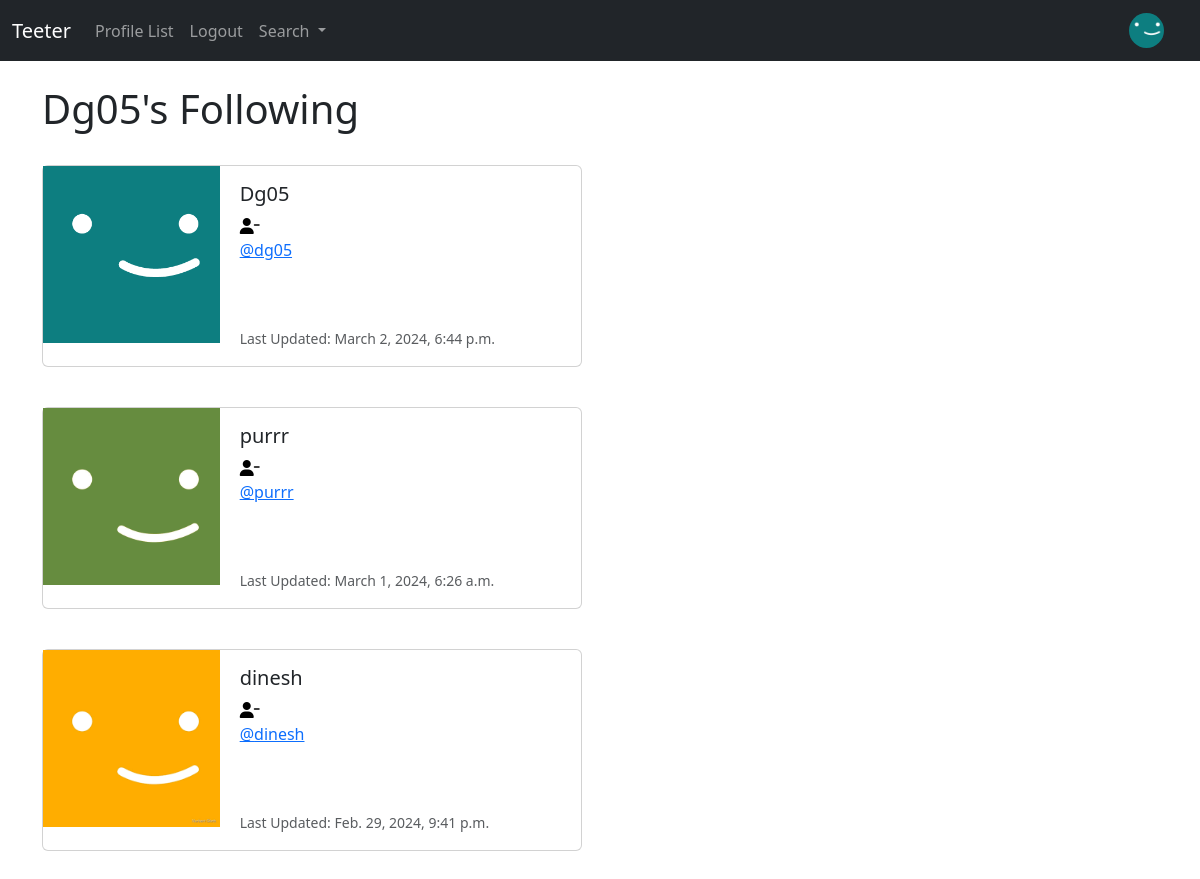
/profile/following/1 (signed in), run on the app's committed database.
### teeter/models.py (models this page shows, shortened)
class Profile(models.Model):
    user = models.OneToOneField(User, on_delete=models.CASCADE)
    follows = models.ManyToManyField("self",
        related_name="followed_by",
        symmetrical=False,
        blank=True)
    date_modified = models.DateTimeField(User, auto_now=True)
    profile_image = models.ImageField(null=True, blank=True, upload_to='images/')
    profile_bio = models.CharField(null=True, blank=True, max_length=500)
    website_link = models.CharField(null=True, blank=True, max_length=150)
    instagram_link = models.CharField(null=True, blank=True, max_length=150)
    facebook_link = models.CharField(null=True, blank=True, max_length=150)
    linkedin_link = models.CharField(null=True, blank=True, max_length=150)

### teeter/views.py (the view)
# urls.py: path('profile/following/<int:pk>', following, name='following'),
def following(request, pk):
    if request.user.is_authenticated:
        if request.user.id == pk:
            profiles = Profile.objects.get(user_id=pk)
            return render(request, 'following.html', {'profiles': profiles})
        else:
            messages.success(request, ("That's not  your profile page..."))
        return redirect('home')
    else:
        messages.success(request, ('You must be logged in to view this page.'))
        return redirect('home')

### teeter/templates/following.html (shortened to what this page needs)
{% extends 'base.html' %}
{% load static %}
{% block content %}
    <h1>{{ request.user.username }}'s Following</h1>
<br/>
{% if profiles %}
    {% for profile in profiles.follows.all %}
        <div class="card mb-3" style="max-width: 540px;">
            <div class="row g-1">
                <div class="col-md-4">
                    {% if profile.profile_image %}
                        <img src="{{ profile.profile_image.url }}" width=200 height=200 class="img-fluid reounded-start" alt="{{ profile.user.username }}">
                    {% else %}
                        <img src="{% static 'images/profile-icon.jpeg' %}" class="img-fluid rounded-start" alt="Profile Image">
                    {% endif %}
                </div>
                <div class="col-md-8">
                <div class="card-body">
                    <h5 class="card-title">{{ profile.user.username }}</h5>
                    {% if profile in profiles.follows.all %}
                        <a href="{% url 'unfollow' profile.user.id %}"><i class="fa-solid fa-user-minus" style="color:black"></i></a>
                    {% else %}
                        <a href="{% url 'follow' profile.user.id %}"><i class="fa-solid fa-user-plus" style="color:black"></i></a>
                    {% endif %}
                    <br/>
                    <p class="card-text"><a href="{% url 'profile' profile.user.id %}">@{{ profile.user.username|lower }}</a></p>
                    <br/><br/>
                    <p class="card-text"><small class="text-body-secondary">Last Updated: {{ profile.date_modified }}</small></p>
                </div>
                </div>
            </div>
        </div>
        <br/>
    {% endfor %}
{% endif %}
{% endblock %}

### teeter/templates/navbar.html (shortened to what this page needs)
<nav class="navbar navbar-expand-lg navbar-dark bg-dark">
{% load static %}
    <div class="container-fluid">
      <a class="navbar-brand" href="{% url 'home' %}">Teeter</a>
      <div class="collapse navbar-collapse" id="navbarSupportedContent">
        <ul class="navbar-nav me-auto mb-2 mb-lg-0">
          <li class="nav-item">
            <a class="nav-link" href="{% url 'profile_list' %}">Profile List</a>
          </li>
          {% if user.is_authenticated %}
            <li class="nav-item">
              <a class="nav-link" href="{% url 'logout' %}">Logout</a>
            </li>
          {% endif %}
          <li class="nav-item dropdown">
            <a class="nav-link dropdown-toggle" href="#" role="button" data-bs-toggle="dropdown" aria-expanded="false">
              Search
            </a>
          </li>
        </ul>
        {% if user.is_authenticated %}
          <ul class="navbar-nav ml-auto">
            <li class="nav-link navbar-brand">
              <a href="{% url 'profile' request.user.id %}">
                {% if user.profile.profile_image %}
                  <img src="{{ user.profile.profile_image.url }}" class="rounded-circle" width=35>
                {% else %}
                  <img src="{% static 'images/profile-icon.jpeg' %}" class="img-fluid rounded-circle" alt="Profile Image" width=35>
                {% endif %}
              </a>
            </li>
          </ul>
        {% endif %}
      </div>
    </div>
  </nav>

### data on the page
Profile: profile_image (picture), user.username "Dg05", user.username "dg05", date_modified "March 2, 2024, 6:44 p.m."
Profile: profile_image (picture), user.username "purrr", date_modified "March 1, 2024, 6:26 a.m."
Profile: profile_image (picture), user.username "dinesh", date_modified "Feb. 29, 2024, 9:41 p.m."

### other printed values
{{ request.user.username }} "Dg05"
